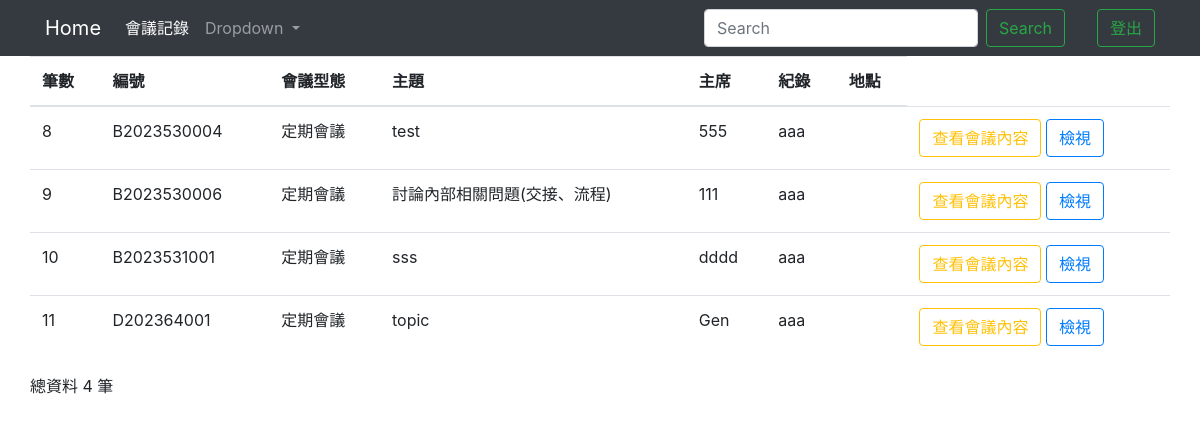
Before: /meetingallIndex/ with the older database file.
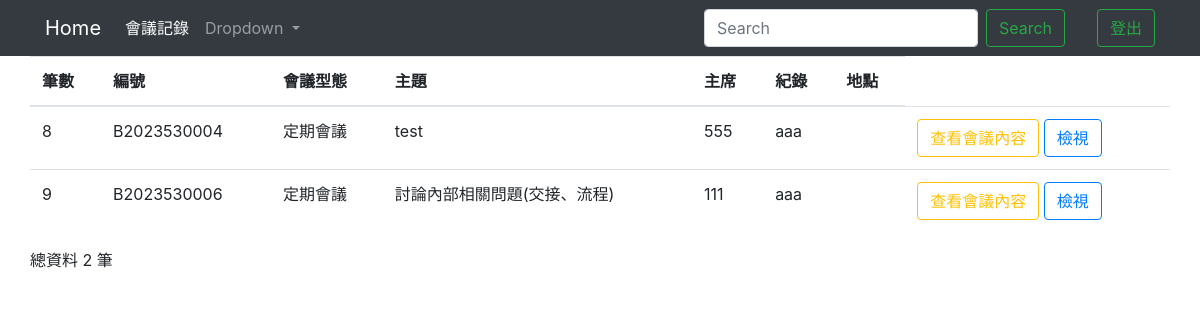
After: the same page with the newer database file.
### testapp/models.py (models this page shows)
class Meeting (models.Model):
    cNumber = models.CharField(max_length=50, default='', null=False)
    cMeetingType = models.CharField(max_length=10,null=False)#會議型態
    cLocation = models.CharField(max_length=30, blank=True) #開會地點
    cTime = models.CharField(max_length=20, null=False,default="")#時間
    cLeader = models.CharField(max_length=10, null=False)#主席
    cRecoder = models.CharField(max_length=10, null=False)#紀錄者
    cTopic = models.CharField(max_length=50, null=False)#主題
    cAttendees1 = models.TextField(blank=True)#列席人員
    cAttendees2 = models.TextField(blank=True)#出席人員
    cViceGeneral_Sign = models.CharField(max_length=20, blank=True) #副總簽名
    cManger_Sign = models.CharField(max_length=20, blank=True)#主管簽名
    home = models.OneToOneField(Home, on_delete=models.CASCADE,default='')

### testapp/views.py (the view)
# urls.py: path('meetingallIndex/',meetingallIndex),
def meetingallIndex(request):
    if request.user.is_authenticated:
        username=request.user.username
        authenticate=request.user.is_staff
    if 'q' in request.GET:
        q = request.GET['q']
        multiple_q = Q(Q(cNumber__icontains=q) | Q(cTopic__icontains=q) | Q(cMeetingType__icontains=q))
        meetingall = Meeting.objects.filter(multiple_q)
    else:
        meetingall = Meeting.objects.all().order_by("id")
    meetingallCount = len(meetingall)
    return render(request, "meetingall_Index.html",locals())

### templates/meetingall_Index.html (shortened to what this page needs)
<!DOCTYPE html>
<html lang="en">
<head>
  <link rel="stylesheet" href="https://cdn.jsdelivr.net/npm/bootstrap@4.6.2/dist/css/bootstrap.min.css">
  {% load static %}
</head>
<body>
  <nav class="navbar navbar-expand-lg navbar-dark bg-dark">
    <div class="container">
      <a class="navbar-brand" href="/homeIndex/">Home</a>
      <div class="collapse navbar-collapse" id="navbarSupportedContent">
        <ul class="navbar-nav mr-auto">
          <li class="nav-item active">
            <a class="nav-link disabled" >會議記錄 <span class="sr-only">(current)</span></a>
          </li>
          <li class="nav-item dropdown">
            <a class="nav-link dropdown-toggle" href="#" role="button" data-toggle="dropdown" aria-expanded="false">
              Dropdown
            </a>
          </li>
        </ul>
        <form class="form-inline my-2 my-lg-0">
          <input class="form-control mr-sm-2" name='q' type="search" placeholder="Search" aria-label="Search">
          <button class="btn btn-outline-success my-2 my-sm-0" type="submit">Search</button>
        </form>
        <ul class="navbar-nav ml-2">
          <li class="nav-item active">
            <a class="nav-link disabled" style="color: green;">{{username}} <span class="sr-only">(current)</span></a>
          </li>
        </ul>
        <ul class="navbar-nav ml-2">
          <li class="nav-item">
            <button class="btn btn-outline-success my-2 my-sm-0" onclick="Logout(event)">登出</button>
          </li>
        </ul>
      </div>
    </div>
  </nav>
  <form action="." method="POST">
    <div class="container">
      <div class="row">
        <table class="table">
          <thead>
            <th scope="col">筆數</th>
            <th scope="col">編號</th>
            <th scope="col">會議型態</th>
            <th scope="col">主題</th>
            <th scope="col">主席</th>
            <th scope="col">紀錄</th>
            <th scope="col">地點</th>
          </thead>
          <tbody>
            {% for unit in meetingall %}
            <tr>
              <td>{{unit.id}}</td>
              <td>{{unit.cNumber}}</td>
              <td>{{unit.cMeetingType}}</td>
              <td>{{unit.cTopic}}</td>
              <td>{{unit.cLeader}}</td>
              <td>{{unit.cRecoder}}</td>
              <td>{{unit.cLocation}}</td>
              <td>
                  <button type="button" class="btn btn-outline-warning" id="{{unit.cNumber}}" onclick="checkContent()">查看會議內容</button>
                  <button type="button" class="btn btn-outline-primary" id="{{unit.cNumber}}" onclick="View()">檢視</button>
                </td>
            </tr>
            {% endfor %}
          </tbody>
        </table>
      </div>
    </div>
  </form>
  <div class="container">
    <div class="row">
      <p>總資料 {{meetingallCount}} 筆</p>
    </div>
  </div>
</body>
</html>

Changed rows visible on the page:
removed Meeting: id "10", cNumber "B2023531001", cMeetingType "定期會議", cTopic "sss", cLeader "dddd", cRecoder "aaa"
removed Meeting: id "11", cNumber "D202364001", cMeetingType "定期會議", cTopic "topic", cLeader "Gen", cRecoder "aaa"
Other visible differences:
{{ meetingallCount }}: "4" → "2"
